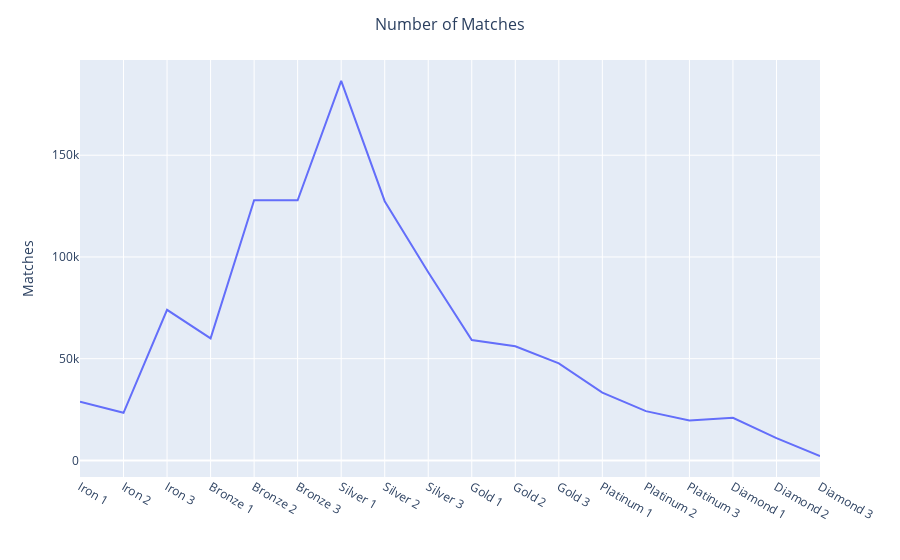

The notebook cell saved with this chart:
### Markdown cell above
Number of Matches for Each Rank
Which rank has the most matches / people playing?

### Code cell
matches_df = pd.DataFrame(matches_list, index=ranks_list, columns=["Matches"])
fig = px.line(matches_df)
fig.update_layout(
    title={'text': f"Number of Matches", 'x': 0.5,
                         'xanchor': 'center', 'font': {'size': 16}},
    xaxis_title="", yaxis_title="Matches", showlegend=False
)
fig.show()

### Figure 1 — Plotly figure (JSON) as saved in the notebook; plotly's stock layout.template omitted (floating-point values rounded to 4 significant figures)
{"data": [{"hovertemplate": "variable=Matches<br>index=%{x}<br>value=%{y}<extra></extra>", "legendgroup": "Matches", "line": {"color": "#636efa", "dash": "solid"}, "marker": {"symbol": "circle"}, "mode": "lines", "name": "Matches", "orientation": "v", "showlegend": true, "type": "scatter", "x": ["Iron 1", "Iron 2", "Iron 3", "Bronze 1", "Bronze 2", "Bronze 3", "Silver 1", "Silver 2", "Silver 3", "Gold 1", "Gold 2", "Gold 3", "Platinum 1", "Platinum 2", "Platinum 3", "Diamond 1", "Diamond 2", "Diamond 3"], "xaxis": "x", "y": [28815, 23409, 74001, 59976, 127857, 127857, 186558, 127398, 92463, 59160, 56100, 47685, 33303, 24225, 19584, 20961, 10965, 2091], "yaxis": "y"}], "layout": {"legend": {"title": {"text": "variable"}, "tracegroupgap": 0}, "margin": {"t": 60}, "showlegend": false, "title": {"font": {"size": 16}, "text": "Number of Matches", "x": 0.5, "xanchor": "center"}, "xaxis": {"anchor": "y", "domain": [0, 1], "title": {"text": ""}}, "yaxis": {"anchor": "x", "domain": [0, 1], "title": {"text": "Matches"}}}}
